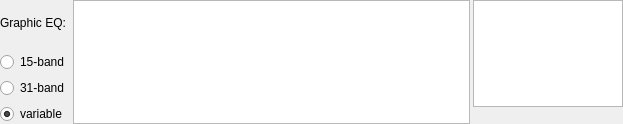
<?xml version="1.0" encoding="UTF-8"?>
<ui version="4.0">
 <class>GraphicEQFilterGUI</class>
 <widget class="QWidget" name="GraphicEQFilterGUI">
  <property name="geometry">
   <rect>
    <x>0</x>
    <y>0</y>
    <width>623</width>
    <height>124</height>
   </rect>
  </property>
  <property name="windowTitle">
   <string notr="true"/>
  </property>
  <layout class="QHBoxLayout" name="horizontalLayout" stretch="0,1,0">
   <property name="spacing">
    <number>3</number>
   </property>
   <property name="leftMargin">
    <number>0</number>
   </property>
   <property name="topMargin">
    <number>0</number>
   </property>
   <property name="rightMargin">
    <number>0</number>
   </property>
   <property name="bottomMargin">
    <number>0</number>
   </property>
   <item>
    <layout class="QVBoxLayout" name="verticalLayout">
     <property name="spacing">
      <number>6</number>
     </property>
     <item>
      <widget class="QLabel" name="label">
       <property name="sizePolicy">
        <sizepolicy hsizetype="Preferred" vsizetype="Expanding">
         <horstretch>0</horstretch>
         <verstretch>0</verstretch>
        </sizepolicy>
       </property>
       <property name="text">
        <string>Graphic EQ:</string>
       </property>
      </widget>
     </item>
     <item>
      <widget class="QRadioButton" name="radioButton15">
       <property name="text">
        <string>15-band</string>
       </property>
      </widget>
     </item>
     <item>
      <widget class="QRadioButton" name="radioButton31">
       <property name="text">
        <string>31-band</string>
       </property>
      </widget>
     </item>
     <item>
      <widget class="QRadioButton" name="radioButtonVar">
       <property name="text">
        <string>variable</string>
       </property>
       <property name="checked">
        <bool>true</bool>
       </property>
      </widget>
     </item>
    </layout>
   </item>
   <item>
    <widget class="GraphicEQFilterGUIView" name="graphicsView">
     <property name="sizePolicy">
      <sizepolicy hsizetype="Expanding" vsizetype="Expanding">
       <horstretch>0</horstretch>
       <verstretch>0</verstretch>
      </sizepolicy>
     </property>
     <property name="minimumSize">
      <size>
       <width>0</width>
       <height>100</height>
      </size>
     </property>
     <property name="mouseTracking">
      <bool>true</bool>
     </property>
     <property name="renderHints">
      <set>QPainter::RenderHint::Antialiasing|QPainter::RenderHint::TextAntialiasing</set>
     </property>
     <property name="dragMode">
      <enum>QGraphicsView::DragMode::RubberBandDrag</enum>
     </property>
    </widget>
   </item>
   <item>
    <layout class="QVBoxLayout" name="verticalLayout_2">
     <property name="spacing">
      <number>0</number>
     </property>
     <item>
      <widget class="QTableWidget" name="tableWidget">
       <property name="sizePolicy">
        <sizepolicy hsizetype="Expanding" vsizetype="Expanding">
         <horstretch>0</horstretch>
         <verstretch>0</verstretch>
        </sizepolicy>
       </property>
       <property name="minimumSize">
        <size>
         <width>150</width>
         <height>0</height>
        </size>
       </property>
       <property name="palette">
        <palette>
         <active>
          <colorrole role="Highlight">
           <brush brushstyle="SolidPattern">
            <color alpha="255">
             <red>51</red>
             <green>153</green>
             <blue>255</blue>
            </color>
           </brush>
          </colorrole>
         </active>
         <inactive>
          <colorrole role="Highlight">
           <brush brushstyle="SolidPattern">
            <color alpha="255">
             <red>122</red>
             <green>189</green>
             <blue>255</blue>
            </color>
           </brush>
          </colorrole>
         </inactive>
         <disabled>
          <colorrole role="Highlight">
           <brush brushstyle="SolidPattern">
            <color alpha="255">
             <red>51</red>
             <green>153</green>
             <blue>255</blue>
            </color>
           </brush>
          </colorrole>
         </disabled>
        </palette>
       </property>
       <property name="sizeAdjustPolicy">
        <enum>QAbstractScrollArea::SizeAdjustPolicy::AdjustToContents</enum>
       </property>
       <property name="horizontalScrollMode">
        <enum>QAbstractItemView::ScrollMode::ScrollPerPixel</enum>
       </property>
       <property name="wordWrap">
        <bool>false</bool>
       </property>
       <property name="columnCount">
        <number>2</number>
       </property>
       <attribute name="horizontalHeaderVisible">
        <bool>false</bool>
       </attribute>
       <attribute name="horizontalHeaderMinimumSectionSize">
        <number>10</number>
       </attribute>
       <attribute name="horizontalHeaderDefaultSectionSize">
        <number>10</number>
       </attribute>
       <attribute name="horizontalHeaderHighlightSections">
        <bool>false</bool>
       </attribute>
       <attribute name="verticalHeaderMinimumSectionSize">
        <number>23</number>
       </attribute>
       <attribute name="verticalHeaderDefaultSectionSize">
        <number>23</number>
       </attribute>
       <column>
        <property name="text">
         <string>Freq.</string>
        </property>
       </column>
       <column>
        <property name="text">
         <string>Gain</string>
        </property>
       </column>
      </widget>
     </item>
     <item>
      <widget class="QToolBar" name="toolBar"/>
     </item>
    </layout>
   </item>
  </layout>
  <action name="actionImport">
   <property name="icon">
    <iconset resource="../Editor.qrc">
     <normaloff>:/icons/document-open.ico</normaloff>:/icons/document-open.ico</iconset>
   </property>
   <property name="text">
    <string>Import</string>
   </property>
  </action>
  <action name="actionExport">
   <property name="icon">
    <iconset resource="../Editor.qrc">
     <normaloff>:/icons/document-save-as.ico</normaloff>:/icons/document-save-as.ico</iconset>
   </property>
   <property name="text">
    <string>Export</string>
   </property>
  </action>
  <action name="actionInvertResponse">
   <property name="icon">
    <iconset resource="../Editor.qrc">
     <normaloff>:/icons/invert_response.svg</normaloff>:/icons/invert_response.svg</iconset>
   </property>
   <property name="text">
    <string>Invert response</string>
   </property>
  </action>
  <action name="actionNormalizeResponse">
   <property name="icon">
    <iconset resource="../Editor.qrc">
     <normaloff>:/icons/normalize_response.svg</normaloff>:/icons/normalize_response.svg</iconset>
   </property>
   <property name="text">
    <string>Normalize response</string>
   </property>
  </action>
  <action name="actionResetResponse">
   <property name="icon">
    <iconset resource="../Editor.qrc">
     <normaloff>:/icons/reset_response.svg</normaloff>:/icons/reset_response.svg</iconset>
   </property>
   <property name="text">
    <string>Reset response</string>
   </property>
  </action>
 </widget>
 <customwidgets>
  <customwidget>
   <class>GraphicEQFilterGUIView</class>
   <extends>QGraphicsView</extends>
   <header>GraphicEQFilterGUIView.h</header>
   <slots>
    <signal>itemMoved()</signal>
   </slots>
  </customwidget>
 </customwidgets>
 <resources>
  <include location="../Editor.qrc"/>
 </resources>
 <connections/>
 <slots>
  <slot>updateItemList()</slot>
 </slots>
</ui>
